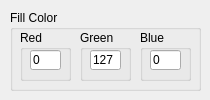
    <widget class="QWidget" name="tab_3">
     <attribute name="title">
      <string>Fill Settings</string>
     </attribute>
     <widget class="QGroupBox" name="groupBox_27">
      <property name="geometry">
       <rect>
        <x>10</x>
        <y>10</y>
        <width>191</width>
        <height>81</height>
       </rect>
      </property>
      <property name="title">
       <string>Fill Color</string>
      </property>
      <widget class="QGroupBox" name="groupBox_28">
       <property name="geometry">
        <rect>
         <x>10</x>
         <y>20</y>
         <width>51</width>
         <height>51</height>
        </rect>
       </property>
       <property name="title">
        <string>Red</string>
       </property>
       <widget class="QLineEdit" name="fillRed">
        <property name="geometry">
         <rect>
          <x>10</x>
          <y>20</y>
          <width>31</width>
          <height>20</height>
         </rect>
        </property>
        <property name="maximumSize">
         <size>
          <width>50</width>
          <height>16777215</height>
         </size>
        </property>
        <property name="text">
         <string>0</string>
        </property>
        <property name="maxLength">
         <number>3</number>
        </property>
       </widget>
      </widget>
      <widget class="QGroupBox" name="groupBox_29">
       <property name="geometry">
        <rect>
         <x>70</x>
         <y>20</y>
         <width>51</width>
         <height>51</height>
        </rect>
       </property>
       <property name="title">
        <string>Green</string>
       </property>
       <widget class="QLineEdit" name="fillGreen">
        <property name="geometry">
         <rect>
          <x>10</x>
          <y>20</y>
          <width>31</width>
          <height>20</height>
         </rect>
        </property>
        <property name="maximumSize">
         <size>
          <width>50</width>
          <height>16777215</height>
         </size>
        </property>
        <property name="text">
         <string>127</string>
        </property>
        <property name="maxLength">
         <number>3</number>
        </property>
       </widget>
      </widget>
      <widget class="QGroupBox" name="groupBox_30">
       <property name="geometry">
        <rect>
         <x>130</x>
         <y>20</y>
         <width>51</width>
         <height>51</height>
        </rect>
       </property>
       <property name="title">
        <string>Blue</string>
       </property>
       <widget class="QLineEdit" name="fillBlue">
        <property name="geometry">
         <rect>
          <x>10</x>
          <y>20</y>
          <width>31</width>
          <height>20</height>
         </rect>
        </property>
        <property name="maximumSize">
         <size>
          <width>50</width>
          <height>16777215</height>
         </size>
        </property>
        <property name="text">
         <string>0</string>
        </property>
        <property name="maxLength">
         <number>3</number>
        </property>
       </widget>
      </widget>
     </widget>
    </widget>
